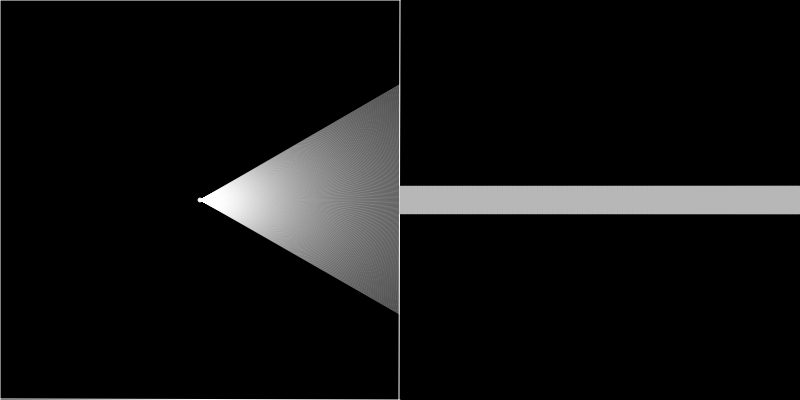
Frame 1 (no input)
Frame 60 (no input): identical to frame 1, image omitted
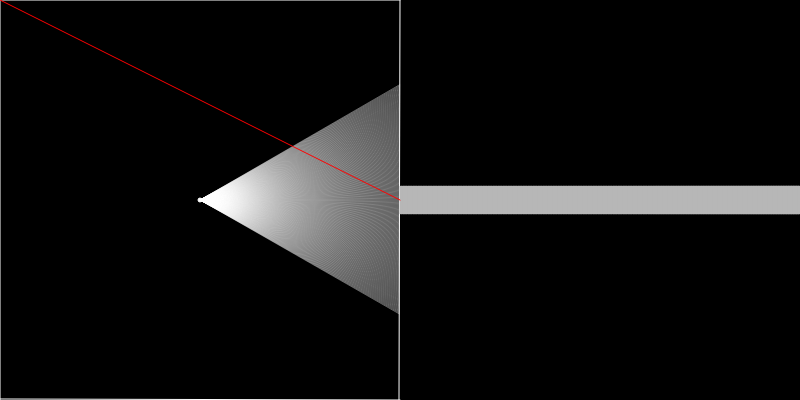
Frame 120 (the mouse pressed at the canvas centre since frame 60)

The p5.js sketch that drew these frames (run headless with seeded random() and noise() and a simulated clock; from frame 60 on, the mouse is pressed at the canvas centre):

// p5.js sketch
// ── sketch.js
let walls = [];
let ray;
let particle;
let posX; let posY;
let width = 800; let height = 400;
const sceneW = 400; const sceneH = 400;

function setup(){
  createCanvas(width, height);
  walls.push(new Boundary(-1, 0, sceneW, 0));
  walls.push(new Boundary(0, 0, 0, height));
  walls.push(new Boundary(0, height - 1, sceneW, height));
  walls.push(new Boundary(sceneW - 1, height, sceneW, -1));
  particle = new Particle();
}

function draw(){
  background(0);

  for(let wall of walls){
    wall.display();
  }

  if(keyIsDown(LEFT_ARROW)){
    particle.rotate(-5);
  }
  else if(keyIsDown(RIGHT_ARROW)){
    particle.rotate(5);
  }
  else if(keyIsDown(UP_ARROW)){
    particle.move(5);
  }
  else if(keyIsDown(DOWN_ARROW)){
    particle.move(-5);
  }

  particle.display();

  let scene = particle.look(walls);
  let w = sceneW / scene.length;
  push();
  translate(sceneW, 0);
  for (let i = 0; i < scene.length; i++) {
    noStroke();
    maxD = sqrt(sceneW**2 + sceneH**2)
    let dist = scene[i];
    let angle = radians(map(i,0,scene.length-1, -particle.fov/2 , particle.fov/2));
    let corrected_dist = dist * cos(angle);
    let viewDist = 10;
    let h = viewDist / map(corrected_dist, 0, maxD, 0, 1);
    let b = map(corrected_dist, 0, maxD, 255, 50);
    fill(b);
    rectMode(CENTER);
    rect(i * w + w / 2, sceneH / 2, w + 1, h);
  }
  pop();

  if (!mouseIsPressed) {
   posX = mouseX;
   posY = mouseY;
 }
 else{
   stroke('red');
   line(posX, posY, mouseX, mouseY);
 }

}

function mouseReleased(){
  walls.push(new Boundary(posX, posY, mouseX, mouseY));
}

// ── boundary.js
class Boundary{
  constructor(x1, y1, x2, y2){
    this.a = createVector(x1, y1);
    this.b = createVector(x2, y2);
  }

  display(){
    stroke(255);
    line(this.a.x, this.a.y, this.b.x, this.b.y);
  }
}

// ── particle.js
class Particle{
  constructor(){
    this.pos = createVector(sceneW/2, sceneH/2);
    this.rays = [];
    this.heading = 0;
    this.fov = 60;
    for(let a = -this.fov/2; a < this.fov/2; a += 0.25){
      this.rays.push(new Ray(this.pos, radians(a)));
    }
  }

  rotate(angle){
    this.heading += radians(angle);
    for(let i = 0; i < this.rays.length; i += 1){
      this.rays[i].dir.rotate(radians(angle));
    }
  }

  move(amount){
    let velo = p5.Vector.fromAngle(this.heading);
    velo.setMag(amount);
    this.pos.add(velo);
  }

  update(x, y){
    this.pos.set(x, y);
  }

  display(){
    fill(255);
    ellipse(this.pos.x, this.pos.y, 4, 4);
    for(let ray of this.rays){
      ray.display();
    }
  }

  look(walls){
    let scene = [];
    for(let i = 0; i < this.rays.length; i++){
      let closest = null;
      let record = Infinity;
      for(let wall of walls){
        let pt = this.rays[i].cast(wall);
        if(pt){
          let dist = p5.Vector.dist(this.pos, pt);
          if(dist < record){
            record = dist;
            closest = pt;
          }
        }
      }
      if(closest){
        stroke(255, 100);
        line(this.pos.x, this.pos.y, closest.x, closest.y);
      }
      scene[i] = record;
    }
    return scene;
  }
}

// ── ray.js
class Ray{
  constructor(pos, angle){
    this.pos = pos;
    this.dir = p5.Vector.fromAngle(angle);
  }

  display(){
    stroke('255');
    push();
    translate(this.pos.x, this.pos.y);
    line(0, 0, this.dir.x, this.dir.y);
    pop();
  }

  lookAt(x, y){
    this.dir.x = x - this.pos.x;
    this.dir.y = y - this.pos.y;
    this.dir.normalize();
  }

  cast(wall){
    const x1 = wall.a.x;
    const y1 = wall.a.y;
    const x2 = wall.b.x;
    const y2 = wall.b.y;

    const x3 = this.pos.x;
    const y3 = this.pos.y;
    const x4 = this.pos.x + this.dir.x;
    const y4 = this.pos.y + this.dir.y;

    const den = (x1 - x2)*(y3 - y4) - (y1 - y2)*(x3 - x4);
    if(den == 0){
      return;
    }

    const t = ((x1 - x3)*(y3 - y4) - (y1 - y3)*(x3 - x4))/den;
    const u = -((x1 - x2)*(y1 - y3) - (y1 - y2)*(x1 - x3))/den;

    if(t > 0 && t < 1 && u > 0){
      const pt = createVector();
      pt.x = x1 + t*(x2 - x1);
      pt.y = y1 + t*(y2 - y1);
      return pt;
    }
    else{
      return;
    }
  }
}
